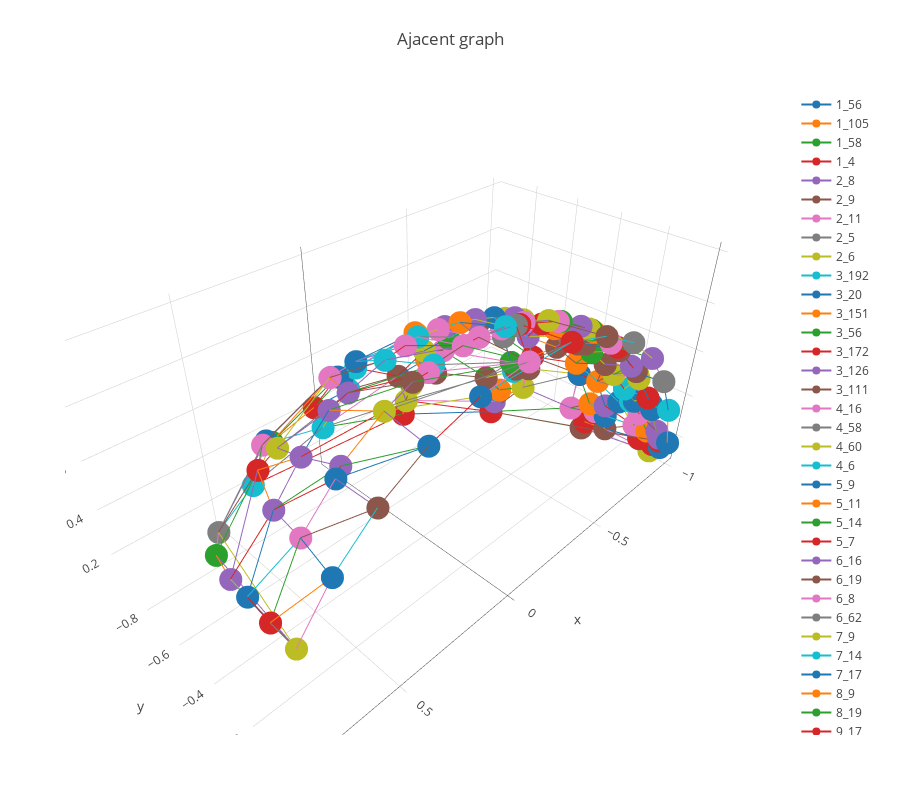

The code cell stored with this chart in its notebook:
### Code cell
traces = []

df_viewing = read_viewing_conditions()
G_view = viewing_spatial_adjacent_graph()

for edge in G_view.edges():
    
    i1 = edge[0]
    i2 = edge[1]
        
    x_1, y_1, z_1 = polar_to_euclidean(df_viewing['view_theta'][i1],df_viewing['view_phi'][i1])
    x_2, y_2, z_2 = polar_to_euclidean(df_viewing['view_theta'][i2],df_viewing['view_phi'][i2])
    
    line_x = [x_1, x_2]
    line_y = [y_1, y_2]
    line_z = [z_1, z_2]
    
    line_spatial_adjacent = go.Scatter3d(
        x=line_x,
        y=line_y,
        z=line_z,
        name = str(i1) + '_' + str(i2)
    )
    
    traces.append(line_spatial_adjacent)
    
layout = go.Layout(
    title='Ajacent graph',
    autosize=True,
    width=900,
    height=800,
    margin=dict(
        l=65,
        r=50,
        b=65,
        t=90
    )
)


fig = go.Figure(data=traces, layout=layout)
iplot(fig, filename='spatial')
